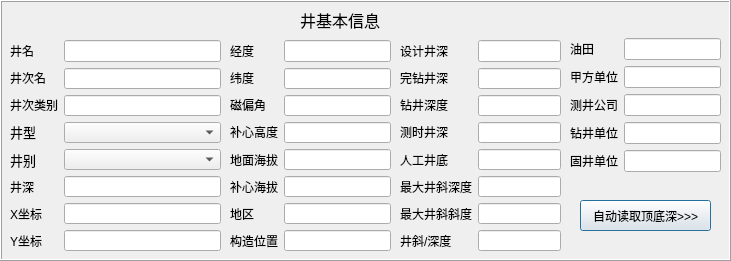
     <widget class="QFrame" name="frame_5">
      <property name="geometry">
       <rect>
        <x>20</x>
        <y>60</y>
        <width>731</width>
        <height>261</height>
       </rect>
      </property>
      <property name="styleSheet">
       <string notr="true">font: 10pt &quot;黑体&quot;;</string>
      </property>
      <property name="frameShape">
       <enum>QFrame::Box</enum>
      </property>
      <property name="frameShadow">
       <enum>QFrame::Raised</enum>
      </property>
      <widget class="QLabel" name="label_93">
       <property name="geometry">
        <rect>
         <x>300</x>
         <y>10</y>
         <width>91</width>
         <height>20</height>
        </rect>
       </property>
       <property name="font">
        <font>
         <family>黑体</family>
         <pointsize>12</pointsize>
         <weight>50</weight>
         <italic>false</italic>
         <bold>false</bold>
        </font>
       </property>
       <property name="styleSheet">
        <string notr="true">font: 12pt &quot;黑体&quot;;</string>
       </property>
       <property name="text">
        <string>井基本信息</string>
       </property>
      </widget>
      <widget class="QWidget" name="layoutWidget_13">
       <property name="geometry">
        <rect>
         <x>230</x>
         <y>40</y>
         <width>161</width>
         <height>211</height>
        </rect>
       </property>
       <layout class="QGridLayout" name="gridLayout_5">
        <item row="0" column="0">
         <layout class="QVBoxLayout" name="verticalLayout_7">
          <item>
           <widget class="QLabel" name="label_6">
            <property name="styleSheet">
             <string notr="true">font: 10pt &quot;黑体&quot;;</string>
            </property>
            <property name="text">
             <string>经度</string>
            </property>
           </widget>
          </item>
          <item>
           <widget class="QLabel" name="label_8">
            <property name="styleSheet">
             <string notr="true">font: 10pt &quot;黑体&quot;;</string>
            </property>
            <property name="text">
             <string>纬度</string>
            </property>
           </widget>
          </item>
          <item>
           <widget class="QLabel" name="label_9">
            <property name="styleSheet">
             <string notr="true">font: 10pt &quot;黑体&quot;;</string>
            </property>
            <property name="text">
             <string>磁偏角</string>
            </property>
           </widget>
          </item>
          <item>
           <widget class="QLabel" name="label_10">
            <property name="styleSheet">
             <string notr="true">font: 10pt &quot;黑体&quot;;</string>
            </property>
            <property name="text">
             <string>补心高度</string>
            </property>
           </widget>
          </item>
          <item>
           <widget class="QLabel" name="label_11">
            <property name="styleSheet">
             <string notr="true">font: 10pt &quot;黑体&quot;;</string>
            </property>
            <property name="text">
             <string>地面海拔</string>
            </property>
           </widget>
          </item>
          <item>
           <widget class="QLabel" name="label_12">
            <property name="styleSheet">
             <string notr="true">font: 10pt &quot;黑体&quot;;</string>
            </property>
            <property name="text">
             <string>补心海拔</string>
            </property>
           </widget>
          </item>
          <item>
           <widget class="QLabel" name="label_14">
            <property name="styleSheet">
             <string notr="true">font: 10pt &quot;黑体&quot;;</string>
            </property>
            <property name="text">
             <string>地区</string>
            </property>
           </widget>
          </item>
          <item>
           <widget class="QLabel" name="label_17">
            <property name="styleSheet">
             <string notr="true">font: 10pt &quot;黑体&quot;;</string>
            </property>
            <property name="text">
             <string>构造位置</string>
            </property>
           </widget>
          </item>
         </layout>
        </item>
        <item row="0" column="1">
         <layout class="QVBoxLayout" name="verticalLayout_3">
          <item>
           <widget class="QLineEdit" name="lineEdit_8">
            <property name="styleSheet">
             <string notr="true">font: 10pt &quot;黑体&quot;;</string>
            </property>
            <property name="text">
             <string/>
            </property>
           </widget>
          </item>
          <item>
           <widget class="QLineEdit" name="lineEdit_7">
            <property name="styleSheet">
             <string notr="true">font: 10pt &quot;黑体&quot;;</string>
            </property>
            <property name="text">
             <string/>
            </property>
           </widget>
          </item>
          <item>
           <widget class="QLineEdit" name="lineEdit_14">
            <property name="styleSheet">
             <string notr="true">font: 10pt &quot;黑体&quot;;</string>
            </property>
           </widget>
          </item>
          <item>
           <widget class="QLineEdit" name="lineEdit_13">
            <property name="styleSheet">
             <string notr="true">font: 10pt &quot;黑体&quot;;</string>
            </property>
           </widget>
          </item>
          <item>
           <widget class="QLineEdit" name="lineEdit_12">
            <property name="styleSheet">
             <string notr="true">font: 10pt &quot;黑体&quot;;</string>
            </property>
            <property name="text">
             <string/>
            </property>
           </widget>
          </item>
          <item>
           <widget class="QLineEdit" name="lineEdit_11">
            <property name="styleSheet">
             <string notr="true">font: 10pt &quot;黑体&quot;;</string>
            </property>
            <property name="text">
             <string/>
            </property>
           </widget>
          </item>
          <item>
           <widget class="QLineEdit" name="lineEdit_16">
            <property name="styleSheet">
             <string notr="true">font: 10pt &quot;黑体&quot;;</string>
            </property>
            <property name="text">
             <string/>
            </property>
           </widget>
          </item>
          <item>
           <widget class="QLineEdit" name="lineEdit_18">
            <property name="styleSheet">
             <string notr="true">font: 10pt &quot;黑体&quot;;</string>
            </property>
            <property name="text">
             <string/>
            </property>
           </widget>
          </item>
         </layout>
        </item>
       </layout>
      </widget>
      <widget class="QWidget" name="layoutWidget">
       <property name="geometry">
        <rect>
         <x>10</x>
         <y>40</y>
         <width>211</width>
         <height>211</height>
        </rect>
       </property>
       <layout class="QGridLayout" name="gridLayout_6">
        <item row="0" column="0">
         <layout class="QVBoxLayout" name="verticalLayout_14">
          <item>
           <widget class="QLabel" name="label_23">
            <property name="styleSheet">
             <string notr="true">font: 10pt &quot;黑体&quot;;</string>
            </property>
            <property name="text">
             <string>井名</string>
            </property>
           </widget>
          </item>
          <item>
           <widget class="QLabel" name="label_149">
            <property name="styleSheet">
             <string notr="true">font: 10pt &quot;黑体&quot;;</string>
            </property>
            <property name="text">
             <string>井次名</string>
            </property>
           </widget>
          </item>
          <item>
           <widget class="QLabel" name="label_40">
            <property name="styleSheet">
             <string notr="true">font: 10pt &quot;黑体&quot;;</string>
            </property>
            <property name="text">
             <string>井次类别</string>
            </property>
           </widget>
          </item>
          <item>
           <widget class="QLabel" name="label_4">
            <property name="font">
             <font>
              <family>黑体</family>
              <pointsize>10</pointsize>
              <weight>50</weight>
              <italic>false</italic>
              <bold>false</bold>
              <underline>false</underline>
             </font>
            </property>
            <property name="styleSheet">
             <string notr="true">font: 10pt &quot;黑体&quot;;</string>
            </property>
            <property name="text">
             <string>井型</string>
            </property>
           </widget>
          </item>
          <item>
           <widget class="QLabel" name="label_2">
            <property name="font">
             <font>
              <family>黑体</family>
              <pointsize>10</pointsize>
              <weight>50</weight>
              <italic>false</italic>
              <bold>false</bold>
              <underline>false</underline>
             </font>
            </property>
            <property name="styleSheet">
             <string notr="true">font: 10pt &quot;黑体&quot;;</string>
            </property>
            <property name="text">
             <string>井别</string>
            </property>
           </widget>
          </item>
          <item>
           <widget class="QLabel" name="label_3">
            <property name="styleSheet">
             <string notr="true">font: 10pt &quot;黑体&quot;;</string>
            </property>
            <property name="text">
             <string>井深</string>
            </property>
           </widget>
          </item>
          <item>
           <widget class="QLabel" name="label_7">
            <property name="styleSheet">
             <string notr="true">font: 10pt &quot;黑体&quot;;</string>
            </property>
            <property name="text">
             <string>X坐标</string>
            </property>
           </widget>
          </item>
          <item>
           <widget class="QLabel" name="label_5">
            <property name="styleSheet">
             <string notr="true">font: 10pt &quot;黑体&quot;;</string>
            </property>
            <property name="text">
             <string>Y坐标</string>
            </property>
           </widget>
          </item>
         </layout>
        </item>
        <item row="0" column="1">
         <layout class="QVBoxLayout" name="verticalLayout">
          <item>
           <widget class="QLineEdit" name="lineEdit">
            <property name="styleSheet">
             <string notr="true">font: 10pt &quot;黑体&quot;;</string>
            </property>
           </widget>
          </item>
          <item>
           <widget class="QLineEdit" name="lineEdit_3">
            <property name="styleSheet">
             <string notr="true">font: 10pt &quot;黑体&quot;;</string>
            </property>
           </widget>
          </item>
          <item>
           <widget class="QLineEdit" name="lineEdit_49">
            <property name="styleSheet">
             <string notr="true">font: 10pt &quot;黑体&quot;;</string>
            </property>
            <property name="text">
             <string/>
            </property>
           </widget>
          </item>
          <item>
           <widget class="QComboBox" name="comboBox_6">
            <property name="styleSheet">
             <string notr="true">font: 10pt &quot;黑体&quot;;</string>
            </property>
           </widget>
          </item>
          <item>
           <widget class="QComboBox" name="comboBox_7">
            <property name="styleSheet">
             <string notr="true">font: 10pt &quot;黑体&quot;;</string>
            </property>
           </widget>
          </item>
          <item>
           <widget class="QLineEdit" name="lineEdit_4">
            <property name="styleSheet">
             <string notr="true">font: 10pt &quot;黑体&quot;;</string>
            </property>
            <property name="text">
             <string/>
            </property>
           </widget>
          </item>
          <item>
           <widget class="QLineEdit" name="lineEdit_9">
            <property name="styleSheet">
             <string notr="true">font: 10pt &quot;黑体&quot;;</string>
            </property>
           </widget>
          </item>
          <item>
           <widget class="QLineEdit" name="lineEdit_10">
            <property name="styleSheet">
             <string notr="true">font: 10pt &quot;黑体&quot;;</string>
            </property>
           </widget>
          </item>
         </layout>
        </item>
       </layout>
      </widget>
      <widget class="QPushButton" name="pushButton_53">
       <property name="geometry">
        <rect>
         <x>580</x>
         <y>200</y>
         <width>131</width>
         <height>31</height>
        </rect>
       </property>
       <property name="autoFillBackground">
        <bool>false</bool>
       </property>
       <property name="styleSheet">
        <string notr="true">font: 10pt &quot;黑体&quot;;</string>
       </property>
       <property name="text">
        <string>自动读取顶底深&gt;&gt;&gt;</string>
       </property>
       <property name="autoDefault">
        <bool>false</bool>
       </property>
       <property name="default">
        <bool>true</bool>
       </property>
       <property name="flat">
        <bool>false</bool>
       </property>
      </widget>
      <widget class="QWidget" name="layoutWidget">
       <property name="geometry">
        <rect>
         <x>400</x>
         <y>40</y>
         <width>161</width>
         <height>211</height>
        </rect>
       </property>
       <layout class="QGridLayout" name="gridLayout_9">
        <item row="0" column="0">
         <layout class="QVBoxLayout" name="verticalLayout_12">
          <item>
           <widget class="QLabel" name="label_21">
            <property name="styleSheet">
             <string notr="true">font: 10pt &quot;黑体&quot;;</string>
            </property>
            <property name="text">
             <string>设计井深</string>
            </property>
           </widget>
          </item>
          <item>
           <widget class="QLabel" name="label_20">
            <property name="styleSheet">
             <string notr="true">font: 10pt &quot;黑体&quot;;</string>
            </property>
            <property name="text">
             <string>完钻井深</string>
            </property>
           </widget>
          </item>
          <item>
           <widget class="QLabel" name="label_79">
            <property name="styleSheet">
             <string notr="true">font: 10pt &quot;黑体&quot;;</string>
            </property>
            <property name="text">
             <string>钻井深度</string>
            </property>
           </widget>
          </item>
          <item>
           <widget class="QLabel" name="label_48">
            <property name="styleSheet">
             <string notr="true">font: 10pt &quot;黑体&quot;;</string>
            </property>
            <property name="text">
             <string>测时井深</string>
            </property>
           </widget>
          </item>
          <item>
           <widget class="QLabel" name="label_63">
            <property name="styleSheet">
             <string notr="true">font: 10pt &quot;黑体&quot;;</string>
            </property>
            <property name="text">
             <string>人工井底</string>
            </property>
           </widget>
          </item>
          <item>
           <widget class="QLabel" name="label_33">
            <property name="styleSheet">
             <string notr="true">font: 10pt &quot;黑体&quot;;</string>
            </property>
            <property name="text">
             <string>最大井斜深度</string>
            </property>
           </widget>
          </item>
          <item>
           <widget class="QLabel" name="label_25">
            <property name="styleSheet">
             <string notr="true">font: 10pt &quot;黑体&quot;;</string>
            </property>
            <property name="text">
             <string>最大井斜斜度</string>
            </property>
           </widget>
          </item>
          <item>
           <widget class="QLabel" name="label_44">
            <property name="styleSheet">
             <string notr="true">font: 10pt &quot;黑体&quot;;</string>
            </property>
            <property name="text">
             <string>井斜/深度</string>
            </property>
           </widget>
          </item>
         </layout>
        </item>
        <item row="0" column="1">
         <layout class="QVBoxLayout" name="verticalLayout_13">
          <item>
           <widget class="QLineEdit" name="lineEdit_23">
            <property name="styleSheet">
             <string notr="true">font: 10pt &quot;黑体&quot;;</string>
            </property>
           </widget>
          </item>
          <item>
           <widget class="QLineEdit" name="lineEdit_27">
            <property name="styleSheet">
             <string notr="true">font: 10pt &quot;黑体&quot;;</string>
            </property>
            <property name="text">
             <string/>
            </property>
           </widget>
          </item>
          <item>
           <widget class="QLineEdit" name="lineEdit_99">
            <property name="styleSheet">
             <string notr="true">font: 10pt &quot;黑体&quot;;</string>
            </property>
            <property name="text">
             <string/>
            </property>
           </widget>
          </item>
          <item>
           <widget class="QLineEdit" name="lineEdit_53">
            <property name="styleSheet">
             <string notr="true">font: 10pt &quot;黑体&quot;;</string>
            </property>
            <property name="text">
             <string/>
            </property>
           </widget>
          </item>
          <item>
           <widget class="QLineEdit" name="lineEdit_65">
            <property name="styleSheet">
             <string notr="true">font: 10pt &quot;黑体&quot;;</string>
            </property>
            <property name="text">
             <string/>
            </property>
           </widget>
          </item>
          <item>
           <widget class="QLineEdit" name="lineEdit_28">
            <property name="styleSheet">
             <string notr="true">font: 10pt &quot;黑体&quot;;</string>
            </property>
            <property name="text">
             <string/>
            </property>
           </widget>
          </item>
          <item>
           <widget class="QLineEdit" name="lineEdit_24">
            <property name="styleSheet">
             <string notr="true">font: 10pt &quot;黑体&quot;;</string>
            </property>
            <property name="text">
             <string/>
            </property>
           </widget>
          </item>
          <item>
           <widget class="QLineEdit" name="lineEdit_26">
            <property name="styleSheet">
             <string notr="true">font: 10pt &quot;黑体&quot;;</string>
            </property>
            <property name="text">
             <string/>
            </property>
           </widget>
          </item>
         </layout>
        </item>
       </layout>
      </widget>
      <widget class="QWidget" name="layoutWidget">
       <property name="geometry">
        <rect>
         <x>570</x>
         <y>30</y>
         <width>151</width>
         <height>151</height>
        </rect>
       </property>
       <layout class="QGridLayout" name="gridLayout_4">
        <item row="0" column="0">
         <layout class="QVBoxLayout" name="verticalLayout_4">
          <item>
           <widget class="QLabel" name="label_13">
            <property name="styleSheet">
             <string notr="true">font: 10pt &quot;黑体&quot;;</string>
            </property>
            <property name="text">
             <string>油田</string>
            </property>
           </widget>
          </item>
          <item>
           <widget class="QLabel" name="label_16">
            <property name="styleSheet">
             <string notr="true">font: 10pt &quot;黑体&quot;;</string>
            </property>
            <property name="text">
             <string>甲方单位</string>
            </property>
           </widget>
          </item>
          <item>
           <widget class="QLabel" name="label_41">
            <property name="styleSheet">
             <string notr="true">font: 10pt &quot;黑体&quot;;</string>
            </property>
            <property name="text">
             <string>测井公司</string>
            </property>
           </widget>
          </item>
          <item>
           <widget class="QLabel" name="label_69">
            <property name="styleSheet">
             <string notr="true">font: 10pt &quot;黑体&quot;;</string>
            </property>
            <property name="text">
             <string>钻井单位</string>
            </property>
           </widget>
          </item>
          <item>
           <widget class="QLabel" name="label_22">
            <property name="styleSheet">
             <string notr="true">font: 10pt &quot;黑体&quot;;</string>
            </property>
            <property name="text">
             <string>固井单位</string>
            </property>
           </widget>
          </item>
         </layout>
        </item>
        <item row="0" column="1">
         <layout class="QVBoxLayout" name="verticalLayout_2">
          <item>
           <widget class="QLineEdit" name="lineEdit_17">
            <property name="styleSheet">
             <string notr="true">font: 10pt &quot;黑体&quot;;</string>
            </property>
           </widget>
          </item>
          <item>
           <widget class="QLineEdit" name="lineEdit_50">
            <property name="styleSheet">
             <string notr="true">font: 10pt &quot;黑体&quot;;</string>
            </property>
            <property name="text">
             <string/>
            </property>
           </widget>
          </item>
          <item>
           <widget class="QLineEdit" name="lineEdit_15">
            <property name="styleSheet">
             <string notr="true">font: 10pt &quot;黑体&quot;;</string>
            </property>
            <property name="text">
             <string/>
            </property>
           </widget>
          </item>
          <item>
           <widget class="QLineEdit" name="lineEdit_74">
            <property name="styleSheet">
             <string notr="true">font: 10pt &quot;黑体&quot;;</string>
            </property>
            <property name="text">
             <string/>
            </property>
           </widget>
          </item>
          <item>
           <widget class="QLineEdit" name="lineEdit_25">
            <property name="styleSheet">
             <string notr="true">font: 10pt &quot;黑体&quot;;</string>
            </property>
            <property name="text">
             <string/>
            </property>
           </widget>
          </item>
         </layout>
        </item>
       </layout>
      </widget>
     </widget>
